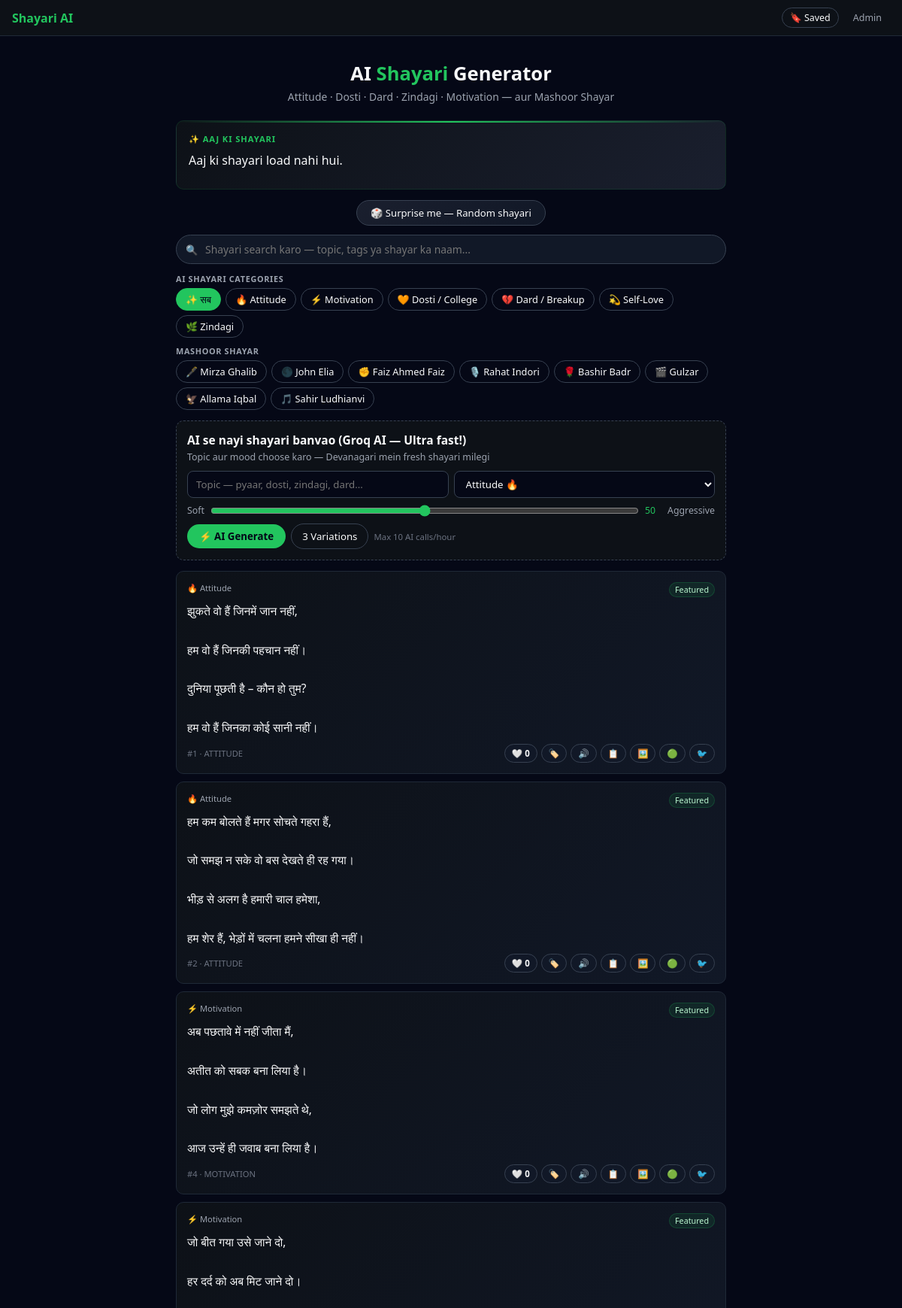
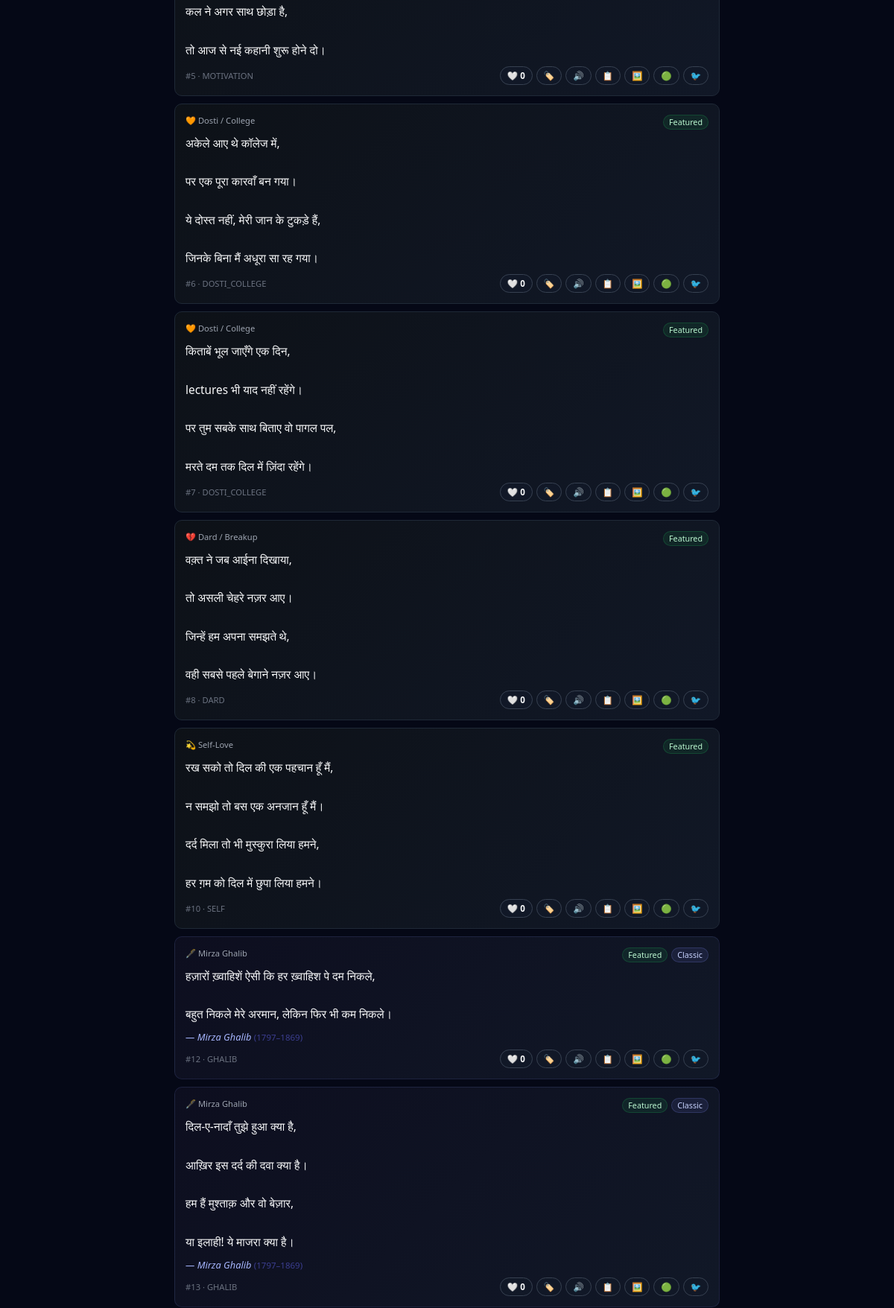
The page / (upper part) on the database its author committed (2 pictures, top to bottom).
### tables this page shows
CREATE TABLE IF NOT EXISTS shayaris (
  id INT AUTO_INCREMENT PRIMARY KEY,
  text TEXT NOT NULL,
  category VARCHAR(50) NOT NULL,
  tags VARCHAR(200),
  is_featured TINYINT(1) DEFAULT 0,
  likes INT DEFAULT 0,
  poet VARCHAR(100) DEFAULT NULL,
  poet_era VARCHAR(50) DEFAULT NULL,
  created_at TIMESTAMP DEFAULT CURRENT_TIMESTAMP
);

### index.php (the view, shortened to what this page needs)
<?php
require_once 'config.php';
$categories = [
    'ALL'           => ['label'=>'सब',              'emoji'=>'✨'],
    'ATTITUDE'      => ['label'=>'Attitude',        'emoji'=>'🔥'],
    'MOTIVATION'    => ['label'=>'Motivation',      'emoji'=>'⚡'],
    'DOSTI_COLLEGE' => ['label'=>'Dosti / College', 'emoji'=>'🧡'],
    'DARD'          => ['label'=>'Dard / Breakup',  'emoji'=>'💔'],
    'SELF'          => ['label'=>'Self-Love',       'emoji'=>'💫'],
    'ZINDAGI'       => ['label'=>'Zindagi',         'emoji'=>'🌿'],
    'GHALIB'        => ['label'=>'Mirza Ghalib',    'emoji'=>'🖋️'],
    'JOHN_ELIA'     => ['label'=>'John Elia',       'emoji'=>'🌑'],
    'FAIZ'          => ['label'=>'Faiz Ahmed Faiz', 'emoji'=>'✊'],
    'RAHAT'         => ['label'=>'Rahat Indori',    'emoji'=>'🎙️'],
    'BASHIR_BADR'   => ['label'=>'Bashir Badr',     'emoji'=>'🌹'],
    'GULZAR'        => ['label'=>'Gulzar',          'emoji'=>'🎬'],
    'IQBAL'         => ['label'=>'Allama Iqbal',    'emoji'=>'🦅'],
    'SAHIR'         => ['label'=>'Sahir Ludhianvi', 'emoji'=>'🎵'],
];
$famousPoets  = ['GHALIB','JOHN_ELIA','FAIZ','RAHAT','BASHIR_BADR','GULZAR','IQBAL','SAHIR'];
$aiCategories = ['ALL','ATTITUDE','MOTIVATION','DOSTI_COLLEGE','DARD','SELF','ZINDAGI'];
$currentCat = $_GET['cat']  ?? 'ALL';
$page       = max(1, intval($_GET['page'] ?? 1));
$perPage    = 10;
$offset     = ($page - 1) * $perPage;
if ($currentCat === 'ALL') {
    $stmt  = $conn->prepare("SELECT * FROM shayaris ORDER BY is_featured DESC, created_at DESC LIMIT ? OFFSET ?");
    $stmt->bind_param("ii", $perPage, $offset);
}
$stmt->execute();
$result     = $stmt->get_result();
$bookmarks  = $_SESSION['bookmarks'] ?? [];
?>
<!DOCTYPE html>
<html lang="hi">
<head>
</head>
<body>
<nav>
  <div class="nav-brand">Shayari AI</div>
  <div class="nav-right">
    <button class="nav-bm-btn" id="nav-bm-btn" onclick="openBmModal()">
      🔖 Saved <span class="bm-count" id="bm-count"><?= count($bookmarks) ?></span>
    </button>
    <a href="admin.php">Admin</a>
  </div>
</nav>
<div class="wrap">
  <header>
    <h1>AI <span>Shayari</span> Generator</h1>
    <p>Attitude · Dosti · Dard · Zindagi · Motivation — aur Mashoor Shayar</p>
  </header>
  <div class="sotd-wrap" id="sotd-wrap">
    <div class="sotd-label">✨ Aaj ki shayari</div>
    <div class="sotd-text" id="sotd-text">Loading...</div>
  </div>
  <div class="random-wrap">
    <button class="btn-random" onclick="openRandom()">🎲 Surprise me — Random shayari</button>
  </div>
  <div class="search-wrap">
    <span class="si">🔍</span>
    <input type="text" id="search-inp" placeholder="Shayari search karo — topic, tags ya shayar ka naam..." autocomplete="off">
  </div>
  <div class="sec-label">AI Shayari Categories</div>
  <div class="cats">
    <?php foreach ($aiCategories as $k):
      $c = $categories[$k];
      $isZ = $k === 'ZINDAGI';
    ?>
    <a href="?cat=<?= $k ?>" class="cat-btn <?= $isZ ? 'zindagi-btn' : '' ?> <?= $currentCat===$k ? 'active' : '' ?>">
      <?= $c['emoji'] ?> <?= htmlspecialchars($c['label']) ?>
    </a>
    <?php endforeach; ?>
  </div>
  <div class="sec-label" style="margin-top:10px">Mashoor Shayar</div>
  <div class="cats">
    <?php foreach ($famousPoets as $k):
      $c = $categories[$k];
    ?>
    <a href="?cat=<?= $k ?>" class="cat-btn poet <?= $currentCat===$k ? 'active' : '' ?>">
      <?= $c['emoji'] ?> <?= htmlspecialchars($c['label']) ?>
    </a>
    <?php endforeach; ?>
  </div>
  <div class="gen-box">
    <div class="gen-title">AI se nayi shayari banvao (Groq AI — Ultra fast!)</div>
    <div class="gen-sub">Topic aur mood choose karo — Devanagari mein fresh shayari milegi</div>
    <div class="gen-row">
      <input type="text" id="topic" placeholder="Topic — pyaar, dosti, zindagi, dard...">
      <select id="mood">
        <option value="ATTITUDE">Attitude 🔥</option>
      </select>
    </div>
    <div class="tone-row">
      <label>Soft</label>
      <input type="range" id="tone" min="0" max="100" value="50">
      <span class="tone-val" id="tone-val">50</span>
      <label>Aggressive</label>
    </div>
    <div class="gen-btns">
      <button class="btn-gen" id="btn-gen">⚡ AI Generate</button>
      <button class="btn-var" id="btn-var">3 Variations</button>
      <span class="rate-note">Max 10 AI calls/hour</span>
    </div>
  </div>
  <div class="list" id="shayari-list">
    <?php
    while ($row = $result->fetch_assoc()):
      $cat  = $row['category'];
      $isP  = in_array($cat, $famousPoets);
      $isZ  = $cat === 'ZINDAGI';
      $cd   = $categories[$cat] ?? ['label'=>$cat,'emoji'=>''];
      $clbl = $cd['emoji'].' '.$cd['label'];
      $liked= isset($_SESSION['liked_'.$row['id']]);
      $bmd  = in_array($row['id'], $bookmarks);
      $pn   = $row['poet'] ?? '';
      $pe   = $row['poet_era'] ?? '';
      $waText = urlencode($row['text'] . ($pn ? "\n\n— $pn" : '') . "\n\n(AI Shayari)");
      $twText = urlencode($row['text'] . ($pn ? " — $pn" : ''));
    ?>
    <div class="card <?= $isP?'poet-card':($isZ?'zindagi-card':'') ?>" id="card-<?= $row['id'] ?>">
      <div class="card-top">
        <div class="cat-label"><?= htmlspecialchars($clbl, ENT_QUOTES, 'UTF-8') ?></div>
        <div class="badges">
          <?php if($row['is_featured']): ?><span class="bdg featured">Featured</span><?php endif; ?>
          <?php if($isP): ?><span class="bdg classic">Classic</span><?php endif; ?>
        </div>
      </div>
      <div class="shayari-text"><?= nl2br(htmlspecialchars($row['text'], ENT_QUOTES, 'UTF-8')) ?></div>
      <?php if($pn): ?>
      <div class="poet-credit">— <?= htmlspecialchars($pn) ?> <?php if($pe): ?><span class="era">(<?= htmlspecialchars($pe) ?>)</span><?php endif; ?></div>
      <?php endif; ?>
      <div class="card-foot">
        <div class="card-meta">#<?= $row['id'] ?> · <?= htmlspecialchars($cat) ?></div>
        <div class="actions">
          <button class="btn like-btn <?= $liked?'liked':'' ?>" data-id="<?= $row['id'] ?>">
            <?= $liked?'❤️':'🤍' ?> <span class="lc"><?= $row['likes'] ?></span>
          </button>
          <button class="btn bm-btn <?= $bmd?'saved':'' ?>" data-id="<?= $row['id'] ?>"><?= $bmd?'🔖':'🏷️' ?></button>
          <button class="btn tts-btn" data-text="<?= htmlspecialchars($row['text'], ENT_QUOTES, 'UTF-8') ?>">🔊</button>
          <button class="btn copy-btn" data-text="<?= htmlspecialchars($row['text'], ENT_QUOTES, 'UTF-8') ?>">📋</button>
          <button class="btn img-btn" data-text="<?= htmlspecialchars($row['text'], ENT_QUOTES, 'UTF-8') ?>" data-cat="<?= htmlspecialchars($clbl) ?>" data-poet="<?= htmlspecialchars($pn) ?>">🖼️</button>
          <a class="btn" href="https://api.whatsapp.com/send?text=<?= $waText ?>" target="_blank" rel="noopener">🟢</a>
          <a class="btn" href="https://twitter.com/intent/tweet?text=<?= $twText ?>" target="_blank" rel="noopener">🐦</a>
        </div>
      </div>
    </div>
    <?php endwhile; ?>
  </div>
</div>
</body>
</html>

### rows shown on the page
shayaris: category "🔥 Attitude", is_featured "Featured", text "झुकते वो हैं जिनमें जान नहीं, हम वो हैं जिनकी पहचान नहीं। दुनिया पूछती है – कौन हो तुम? हम वो हैं जिनका कोई सानी नहीं।", id "1", category "ATTITUDE", likes "0"
shayaris: category "🔥 Attitude", is_featured "Featured", text "हम कम बोलते हैं मगर सोचते गहरा हैं, जो समझ न सके वो बस देखते ही रह गया। भीड़ से अलग है हमारी चाल हमेशा, हम शेर हैं, भेड़ों में चलना हमने सीखा ही नहीं।", id "2", category "ATTITUDE", likes "0"
shayaris: category "⚡ Motivation", is_featured "Featured", text "अब पछतावे में नहीं जीता मैं, अतीत को सबक बना लिया है। जो लोग मुझे कमज़ोर समझते थे, आज उन्हें ही जवाब बना लिया है।", id "4", category "MOTIVATION", likes "0"
shayaris: category "⚡ Motivation", is_featured "Featured", text "जो बीत गया उसे जाने दो, हर दर्द को अब मिट जाने दो। कल ने अगर साथ छोड़ा है, तो आज से नई कहानी शुरू होने दो।", id "5", category "MOTIVATION", likes "0"
shayaris: category "🧡 Dosti / College", is_featured "Featured", text "अकेले आए थे कॉलेज में, पर एक पूरा कारवाँ बन गया। ये दोस्त नहीं, मेरी जान के टुकड़े हैं, जिनके बिना मैं अधूरा सा रह गया।", id "6", category "DOSTI_COLLEGE", likes "0"
shayaris: category "🧡 Dosti / College", is_featured "Featured", text "किताबें भूल जाएँगे एक दिन, lectures भी याद नहीं रहेंगे। पर तुम सबके साथ बिताए वो पागल पल, मरते दम तक दिल में ज़िंदा रहेंगे।", id "7", category "DOSTI_COLLEGE", likes "0"
shayaris: category "💔 Dard / Breakup", is_featured "Featured", text "वक़्त ने जब आईना दिखाया, तो असली चेहरे नज़र आए। जिन्हें हम अपना समझते थे, वही सबसे पहले बेगाने नज़र आए।", id "8", category "DARD", likes "0"
shayaris: category "💫 Self-Love", is_featured "Featured", text "रख सको तो दिल की एक पहचान हूँ मैं, न समझो तो बस एक अनजान हूँ मैं। दर्द मिला तो भी मुस्कुरा लिया हमने, हर ग़म को दिल में छुपा लिया हमने।", id "10", category "SELF", likes "0"
shayaris: category "🖋️ Mirza Ghalib", is_featured "Featured", shows "Classic", text "हज़ारों ख़्वाहिशें ऐसी कि हर ख़्वाहिश पे दम निकले, बहुत निकले मेरे अरमान, लेकिन फिर भी कम निकले।", poet "Mirza Ghalib", poet_era "1797–1869", id "12", category "GHALIB", likes "0"
shayaris: category "🖋️ Mirza Ghalib", is_featured "Featured", shows "Classic", text "दिल-ए-नादाँ तुझे हुआ क्या है, आख़िर इस दर्द की दवा क्या है। हम हैं मुश्ताक़ और वो बेज़ार, या इलाही! ये माजरा क्या है।", poet "Mirza Ghalib", poet_era "1797–1869", id "13", category "GHALIB", likes "0"

### other values the page prints
$c['emoji'] "✨"
$c['label'] "सब"
$c['emoji'] "🔥"
$c['label'] "Attitude"
$c['emoji'] "⚡"
$c['label'] "Motivation"
$c['emoji'] "🧡"
$c['label'] "Dosti / College"
$c['emoji'] "💔"
$c['label'] "Dard / Breakup"
$c['emoji'] "💫"
$c['label'] "Self-Love"
$c['emoji'] "🌿"
$c['label'] "Zindagi"
$c['emoji'] "🖋️"
